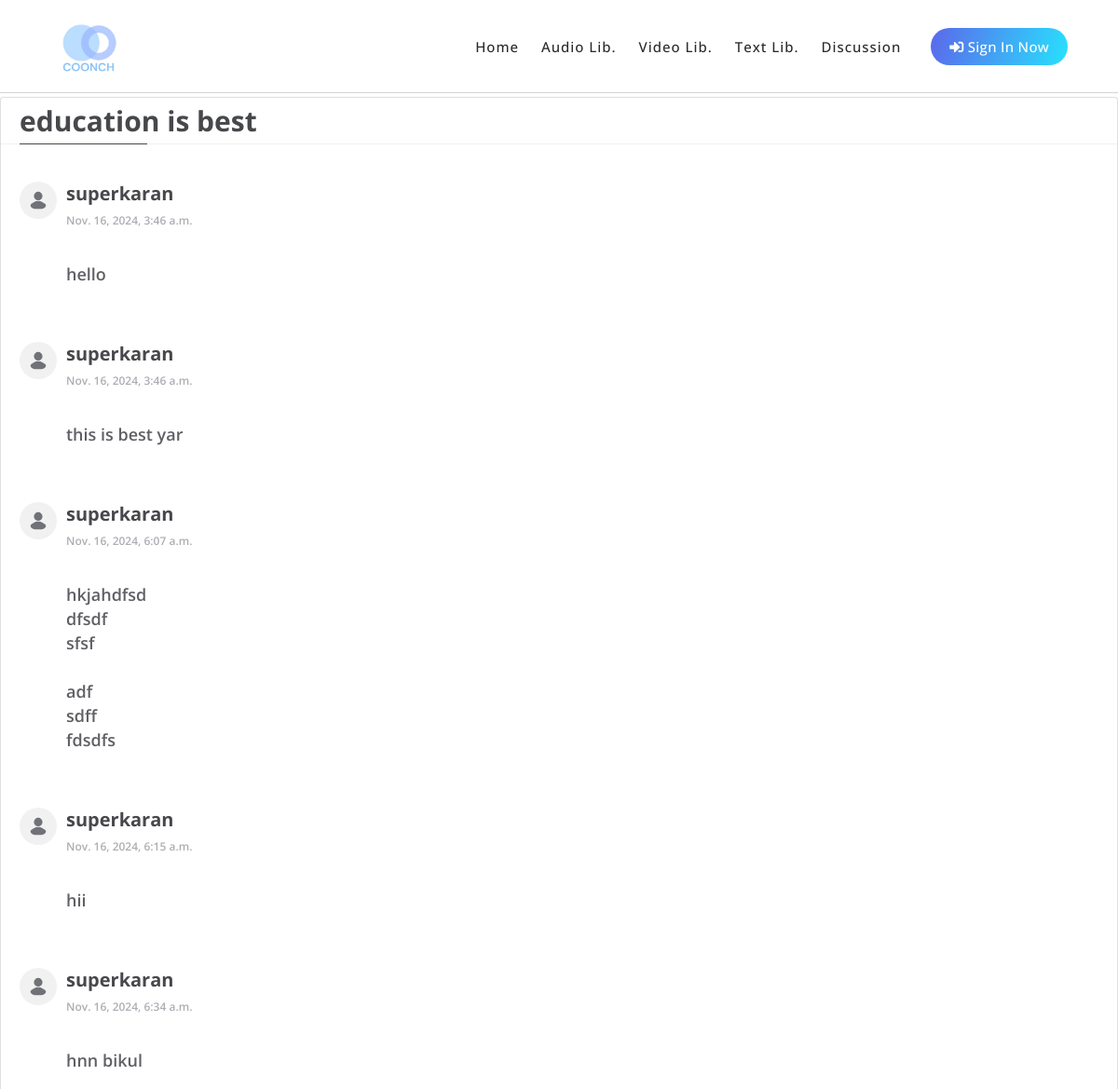
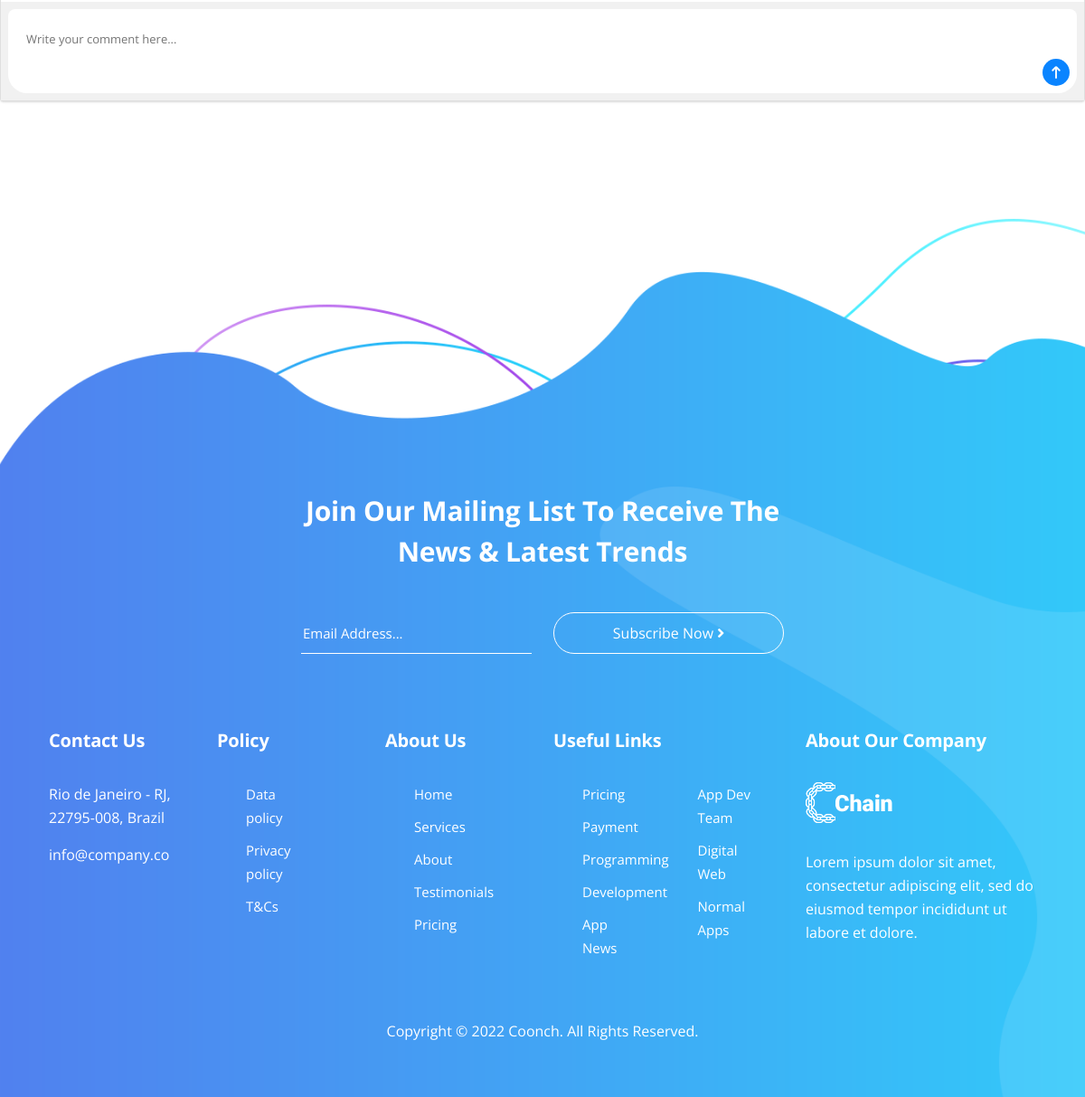
The app's page /forum/thread/1/ with its own data (2 pictures, top to bottom).
### main/models.py (models this page shows, shortened)
class Thread(models.Model):
    category = models.ForeignKey('Category', on_delete=models.CASCADE, related_name='threads')
    title = models.CharField(max_length=255)
    created_by = models.ForeignKey(User, on_delete=models.CASCADE)
    created_at = models.DateTimeField(auto_now_add=True)
    image = models.ImageField(upload_to='thread_images/', blank=True, null=True)  # Add this field

class Post(models.Model):
    thread = models.ForeignKey(Thread, on_delete=models.CASCADE, related_name='posts')
    content = models.TextField()
    created_by = models.ForeignKey(User, on_delete=models.CASCADE)
    created_at = models.DateTimeField(auto_now_add=True)

### main/views.py (the view)
# urls.py: path('forum/thread/<int:thread_id>/', views.thread_detail, name='thread_detail'),
def thread_detail(request, thread_id):
    thread = get_object_or_404(Thread, id=thread_id)
    posts = thread.posts.all()
    if request.method == 'POST':
        form = PostForm(request.POST)
        if form.is_valid():
            post = form.save(commit=False)
            post.thread = thread
            post.created_by = request.user
            post.save()
            return redirect('thread_detail', thread_id=thread_id)
    else:
        form = PostForm()
    return render(request, 'forum/thread_detail.html', {'thread': thread, 'posts': posts, 'form': form})

### main/forms.py
class PostForm(forms.ModelForm):
    class Meta:
        model = Post
        fields = ['content']
        widgets = {
            'content': forms.Textarea(attrs={
                'placeholder': 'Write your comment here...',
            }),
        }

### main/templates/forum/thread_detail.html (shortened to what this page needs)
{% extends 'base/base.html' %}
{% load static %}
{% block content %}
<br><br><br><br>
<div class="card">
    <span class="title">{{thread.title}}</span>
    {% for post in posts %}
    <div class="comments">
        <div class="comment-container">
            <div class="user">
                <div class="user-pic">
                </div>
                <div class="user-info">
                    <span>{{post.created_by}}</span>
                    <p>{{post.created_at}}</p>
                </div>
            </div>
            <p class="comment-content">
                {{post.content|linebreaksbr}}
            </p>
        </div>
    </div>
    {% endfor %}
    <div class="text-box">
        <div class="box-container">
            <form method="post">
                {{form.content}}
                <div>
                    <div class="formatting">
                        <button type="submit" class="send" title="Send" style="float: right;">
                        </button>
                    </div>
                </div>
            </form>
        </div>
    </div>
</div>
{% endblock %}

### main/static/main/css/templatemo-chain-app-dev.css (style rules this page uses)
html, body, div, span, applet, object, iframe, h1, h2, h3, h4, h5, h6, p, blockquote, div pre, a, abbr, acronym, address, big, cite, code, del, dfn, em, font, img, ins, kbd, q, s, samp, small, strike, strong, sub, sup, tt, var, b, u, i, center, dl, dt, dd, ol, ul, li, figure, header, nav, section, article, aside, footer, figcaption { margin: 0; padding: 0; border: 0; outline: 0; }
* { box-sizing: border-box; }
html, body { font-family: 'Roboto', sans-serif; font-weight: 400; background-color: #fff; -ms-text-size-adjust: 100%; -webkit-font-smoothing: antialiased; -moz-osx-font-smoothing: grayscale; }
p { font-size: 15px; line-height: 30px; font-weight: 300; color: #afafaf; }
html, body { background: #fff; font-family: 'Roboto', sans-serif; }

### main/static/main/css/profile.css (style rules this page uses)
body { margin-top: 20px; color: #1a202c; text-align: left; background-color: #e2e8f0; }
.card { box-shadow: 0 1px 3px 0 rgba(0, 0, 0, .1), 0 1px 2px 0 rgba(0, 0, 0, .06); }
.card { position: relative; display: flex; flex-direction: column; min-width: 0; word-wrap: break-word; background-color: #fff; background-clip: border-box; border: 0 solid rgba(0, 0, 0, .125); border-radius: .25rem; }

### main/static/contact/css/styles.css (style rules this page uses)
body, html { width: 100%; height: 100%; }
body, p { color: #5e6576; font: 400 1rem/1.625rem "Open Sans", sans-serif; }

### main/templates/forum/thread_detail.html (style rules this page uses)
.card { width: 100%; height: fit-content; background-color: white; box-shadow: 0px 187px 75px rgba(0, 0, 0, 0.01), 0px 105px 63px rgba(0, 0, 0, 0.05), 0px 47px 47px rgba(0, 0, 0, 0.09), 0px 12px 26px rgba(0, 0, 0, 0.1), 0px 0px 0px rgba(0, 0, 0, 0.1); border-radius: 17px 17px 27px 27px; }
.title { width: 100%; height: 50px; position: relative; display: flex; align-items: center; padding-left: 20px; border-bottom: 1px solid #f1f1f1; font-weight: 700; font-size: 30px; color: #47484b; }
.title::after { content: ''; width: 8ch; height: 1px; position: absolute; bottom: -1px; background-color: #47484b; }
.comments { display: grid; grid-template-columns: 1fr; gap: 20px; padding: 20px; }
.comment-container { display: flex; flex-direction: column; gap: 15px; padding: 0; margin: 0; }
.comment-container .user { display: grid; grid-template-columns: 40px 1fr; gap: 10px; }
.comment-container .user .user-pic { width: 40px; height: 40px; position: relative; display: flex; align-items: center; justify-content: center; background-color: #f1f1f1; border-radius: 50%; }
.comment-container .user .user-info { width: 100%; display: flex; flex-direction: column; align-items: flex-start; justify-content: center; gap: 3px; }
.comment-container .user .user-info span { font-weight: 700; font-size: 20px; color: #47484b; }
.comment-container .user .user-info p { font-weight: 600; font-size: 12px; color: #acaeb4; }
.comment-container .comment-content { font-size: 18px; font-weight: 600; color: #5f6064; margin: 0 50px; }
.text-box { width: 100%; height: fit-content; background-color: #f1f1f1; padding: 8px; }
.text-box .box-container { background-color: #ffffff; border-radius: 8px 8px 21px 21px; padding: 8px; }
.text-box textarea { width: 100%; height: 40px; resize: none; border: 0; border-radius: 6px; padding: 12px 12px 10px 12px; font-size: 13px; outline: none; caret-color: #0a84ff; }
.text-box .formatting { display: grid; grid-template-columns: 1fr; }
.text-box .formatting button { width: 30px; height: 30px; position: relative; display: flex; align-items: center; justify-content: center; background-color: transparent; border-radius: 50%; border: 0; outline: none; }
.text-box .formatting .send { width: 30px; height: 30px; background-color: #0a84ff; margin: 0 0 0 auto; }

### records on screen
Thread: title "education is best"
Post: created_by "superkaran", created_at "Nov. 16, 2024, 3:46 a.m.", content "hello"
Post: created_by "superkaran", created_at "Nov. 16, 2024, 3:46 a.m.", content "this is best yar"
Post: created_by "superkaran", created_at "Nov. 16, 2024, 6:07 a.m.", content "hkjahdfsd dfsdf sfsf adf sdff fdsdfs"
Post: created_by "superkaran", created_at "Nov. 16, 2024, 6:15 a.m.", content "hii"
Post: created_by "superkaran", created_at "Nov. 16, 2024, 6:34 a.m.", content "hnn bikul"
